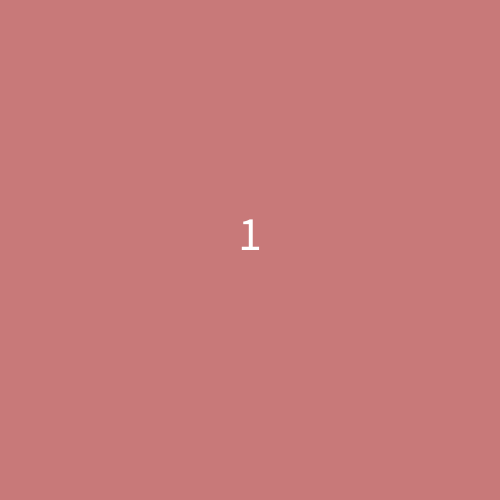
Frame 1 (no input)
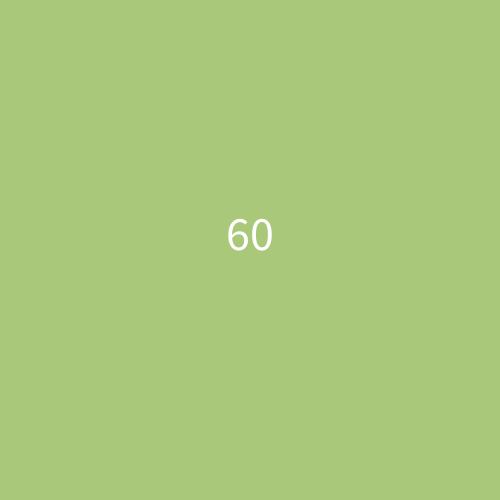
Frame 60 (the mouse pressed at the canvas centre just before this capture)
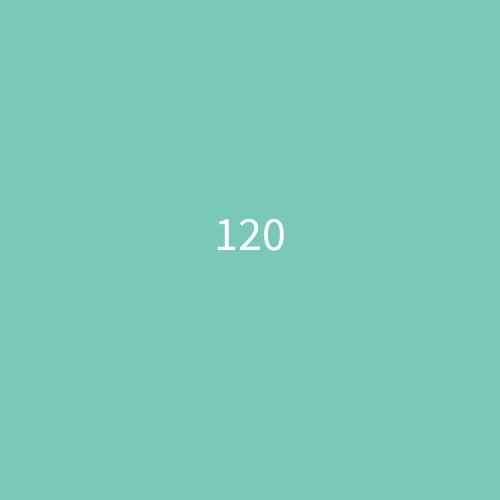
Frame 120 (the mouse held since frame 60 and released just before this capture)

The Processing sketch that drew these frames (run headless with seeded random() and noise(); from frame 60 on, the mouse is pressed at the canvas centre):

// Processing sketch: colourizer_HSB
// ── colourizer_HSB.pde
int t = 0;
void setup()
{
  size(500,500);
  frameRate(10);
  colorMode(HSB);
}
void draw()
{
  if (t<255)  background(t++,100,200); 
  else {t=1;  background(t,100,200);}
  textSize(48);textAlign(CENTER);
  text(t,width/2,height/2);
}
